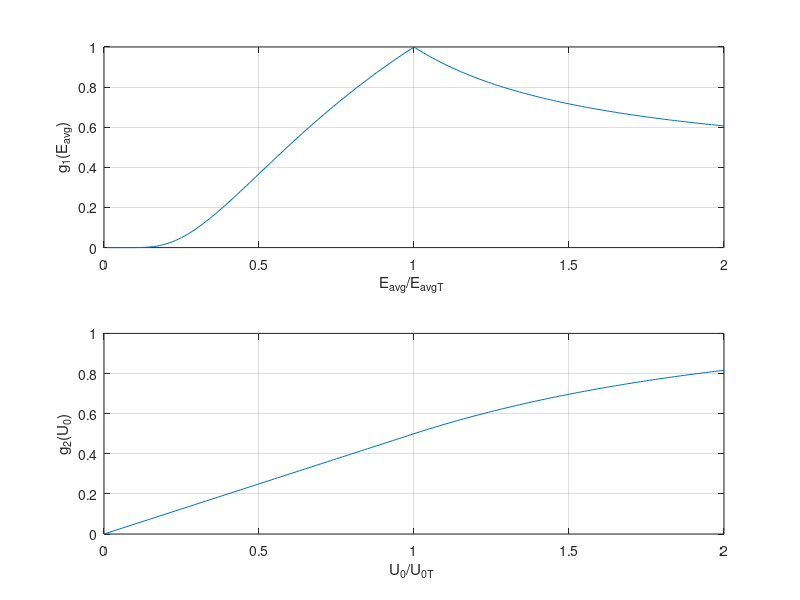

Write MATLAB code to recreate this figure.
x = 0:0.01:2;
xt = 1;

g1 = exp((x-xt)./x) .*(x < xt);
g1 = g1 + exp((xt-x)./x) .*(x >= xt);

g2 = (x/2/xt) .*(x < xt);
g2 = g2 + (1 - exp(xt-x)/2) .*(x >= xt);

subplot(2,1,1);
plot(x, g1);
ylabel('g_1(E_{avg})');
xlabel('E_{avg}/E_{avgT} ');
grid on;

subplot(2,1,2);
plot(x, g2);
ylabel('g_2(U_{0})');
xlabel('U_{0}/U_{0T} ');
grid on;